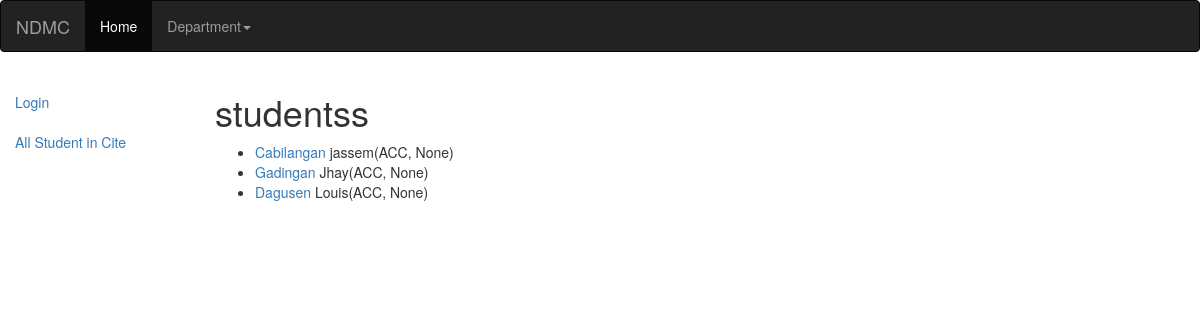
The app's page /cba/, older data.
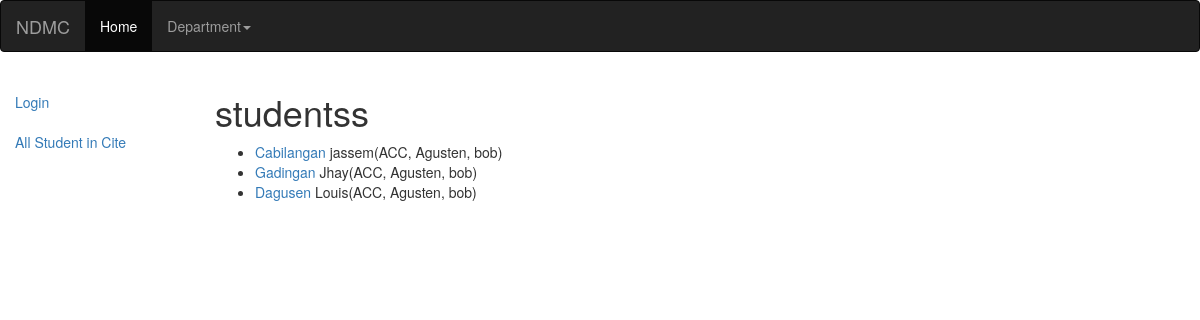
The same page, newer data.
### cba/models.py (models this page shows, shortened)
class student(models.Model):
	Last_name    =	 models.CharField(max_length=100)
	First_name 	 = 	 models.CharField(max_length=200, help_text="Enter your first name ")
	MI 			 =	 models.CharField(max_length=200, help_text="Enter your middle Name")
	Gender = (
        ('m', 'Male'),
        ('o', 'Female'),
	)
	Sex			  =   models.CharField(max_length=1, choices=Gender, blank=True, default='m')
	Professor		 = 		models.ForeignKey('professor', on_delete=models.SET_NULL, null=True)
	course	     = 		models.ForeignKey('Course', on_delete=models.SET_NULL, null=True)
	grade	     = 		models.ForeignKey('Grade', on_delete=models.SET_NULL, null=True)
	def get_absolute_url(self):
		return reverse(' studentdetail', args=[str(self.id)])

class Grade(models.Model):
	Subject		 = 	 	models.ForeignKey('subject', on_delete=models.SET_NULL, null=True)
	quiz		 = 		models.IntegerField(null=True)
	performance	 =	    models.IntegerField(null=True)
	exam         =      models.IntegerField(null=True)
	mark = (
			('f', 'Fail'),
			('p', 'Pass'),
	)
	Mark = models.CharField(max_length=1, choices=mark, blank=True, default='Fail')

class subject(models.Model):
	subject_name		 = 		models.CharField(max_length=150)
	subject_Descreption  = 	 	models.CharField(max_length=200)

class professor(models.Model):
	first_name		= models.CharField(max_length=150)
	last_name 		= models.CharField(max_length=150)
	bio 			= models.TextField(max_length=300)
	def __str__(self):
		return '%s, %s' % (self.last_name, self.first_name)

### cba/views.py (the view)
def view (request):
		queryset = student.objects.filter(Last_name__icontains='war')[:5]
		students = student.objects.all()
		context = {
			'students':students,
		}
		return render(request, "cba_student_list.html", context)

### cba/templates/cba_student_list.html (shortened to what this page needs)
{% extends "base_generic.html" %}
{% block content %}
    <h1>studentss</h1>
    {% if students %}
    <ul>
      {% for students in students %}
      <li>
        <a href="{{ students.get_absolute_url }} ">{{students.Last_name}}    </a> {{students.First_name}}({{students.grade.Subject.subject_name}},  {{students.Professor}})
      </li>
      {% endfor %}
    </ul>
    {% else %}
      <p>There are no books in the library.</p>
    {% endif %}
		  {% endblock %}

Row changes from the older to the newer data that the page shows:
changed student "Cabilangan": Professor "None" → "Agusten, bob"
changed student "Gadingan": Professor "None" → "Agusten, bob"
changed student "Dagusen": Professor "None" → "Agusten, bob"
